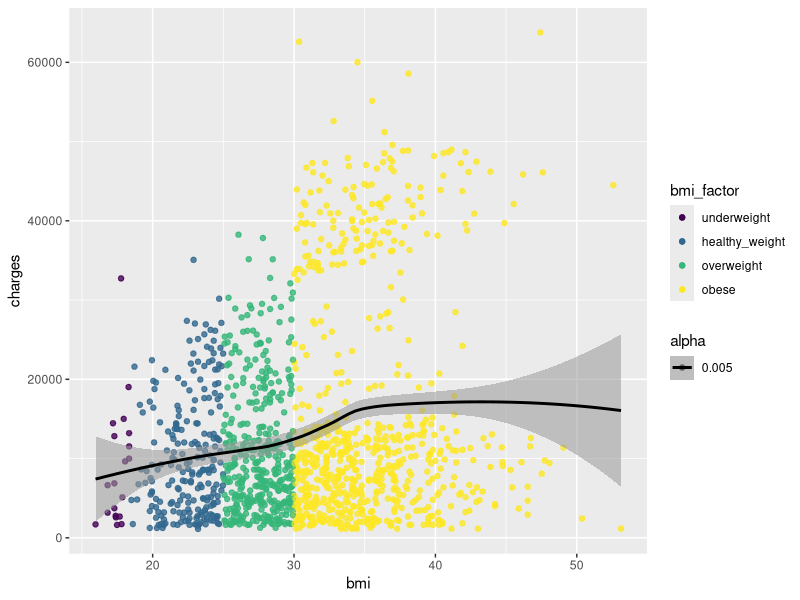
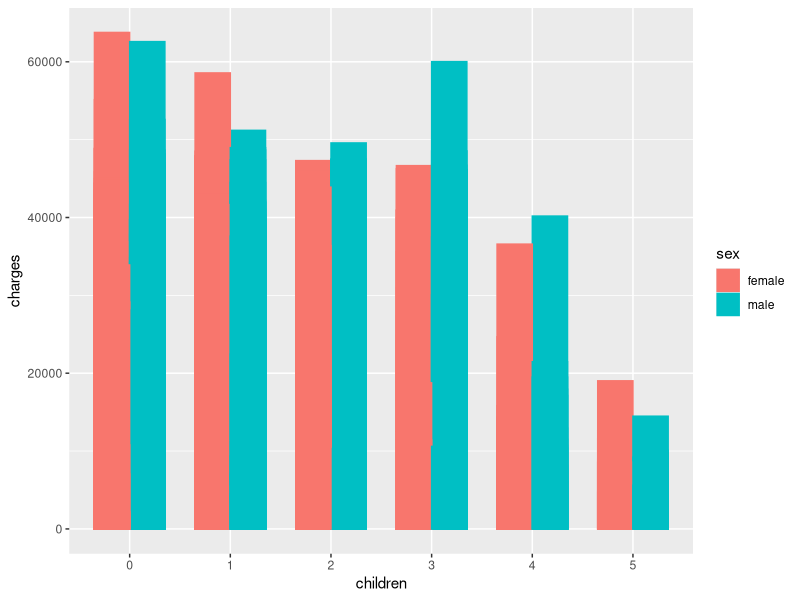
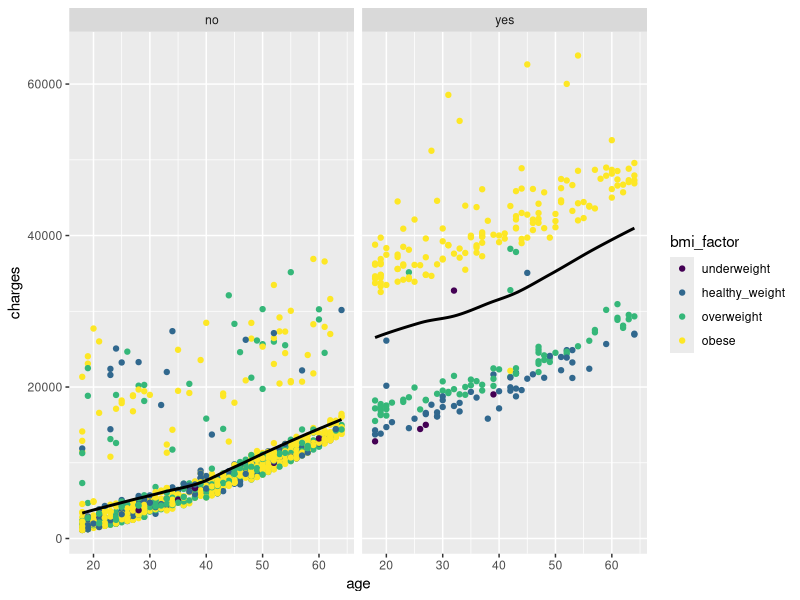
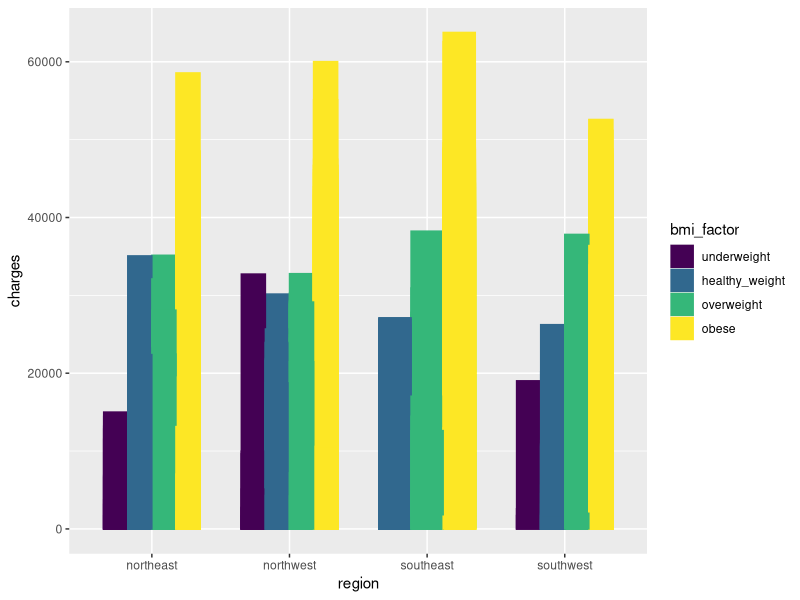
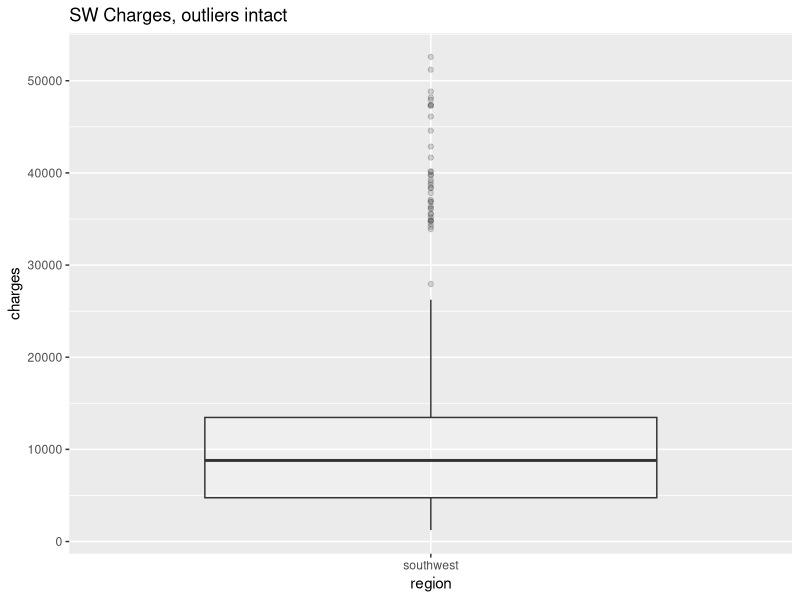
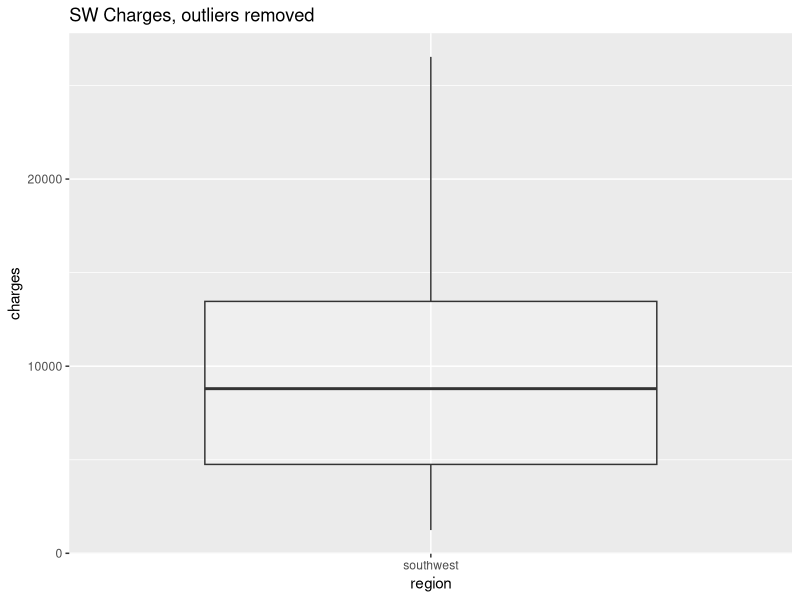
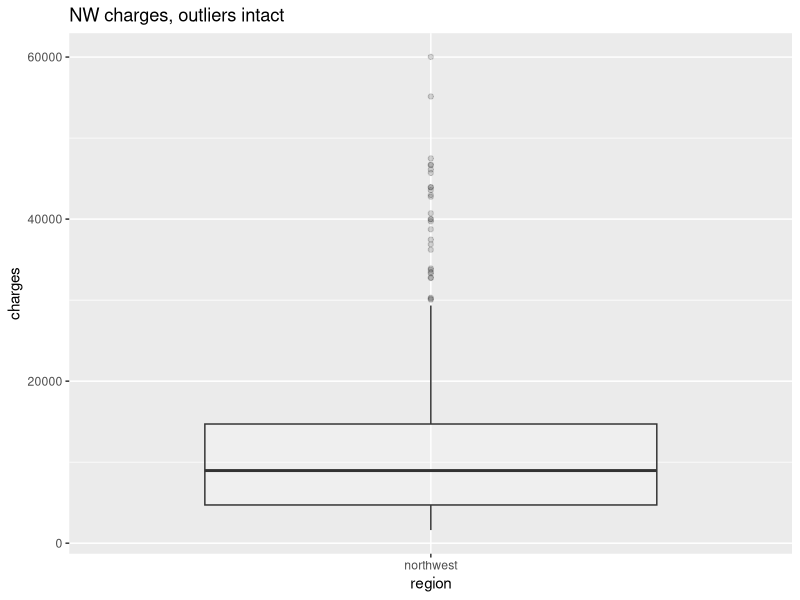
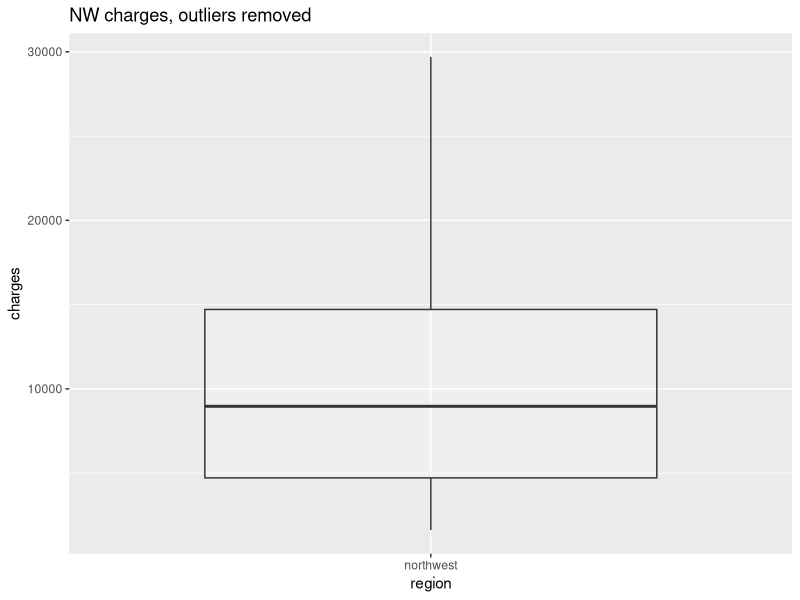

Here is the R script that generated these plots, in order:
## ---- chunk 1
health_charges <- read.csv("capstone_data.csv", header = TRUE)
head(health_charges)
str(health_charges)
## ---- chunk 2
library (dplyr)
health_charges <- health_charges %>% 
  mutate(bmi_factor = if_else ( bmi < 18.5, "underweight",
         if_else ( bmi >= 18.5 & bmi < 25, "healthy_weight", 
         if_else ( bmi >= 25 & bmi < 30, "overweight",
         if_else ( bmi >= 30, "obese", NA_character_)))))

health_charges$bmi_factor <- factor(health_charges$bmi_factor, 
                      levels = c("underweight", "healthy_weight", "overweight", "obese"),
                      ordered = TRUE)

health_charges <- health_charges[ , c(1:3, 8, 4:7)]

health_charges_clean <- health_charges

head(health_charges_clean)

## ---- chunk 3
shapiro.test(health_charges_clean$charges)
## ---- chunk 4
read.csv("health_charges_clean.csv")
## ---- chunk 5
library(ggplot2)
ggplot(health_charges_clean, 
       aes(x = bmi, y = charges, color = bmi_factor, alpha = .005 ))+
  geom_point() +
  geom_jitter() +
  geom_smooth (method = "loess", color = "black")
## ---- chunk 6

health_charges_clean$children <- as.factor(health_charges_clean$children)
ggplot(health_charges_clean, aes(x = children, y = charges, color = sex)) +
  geom_bar(stat = "identity", aes(color = sex, fill = sex), 
           width = .7, position = "dodge")
## ---- chunk 7
ggplot(health_charges_clean, aes(x = age, y = charges, color = bmi_factor), alpha = .02, size = .02) +
  geom_point(aes(color = bmi_factor, fill = bmi_factor))+
  facet_grid( . ~ smoker)+
  geom_smooth(se = FALSE, method = "loess", weight = .005, color = "black", alpha = .02 )
## ---- chunk 8
ggplot(health_charges_clean, aes(x = region, y = charges, color = bmi_factor))+
  geom_bar(stat = "identity", position = "dodge", 
           aes(color = bmi_factor, fill = bmi_factor), width = .7)
## ---- chunk 9

library(ggplot2)

health_charges_clean <- read.csv("health_charges_clean.csv", header=TRUE)

swdf <- health_charges_clean[which(health_charges_clean$region == "southwest") , ]

swmoddf <- swdf
swmod <- swmoddf$charges
qnt <- quantile(swmod, probs=c(.25, .75), na.rm = T)
H <- 1.5 * IQR(swmod, na.rm = T)
swmod[swmod < (qnt[1] - H)] <- (qnt[1] - H)
swmod[swmod > (qnt[2] + H)] <- (qnt[2] + H)
swmoddf$charges <- swmod

min(swdf$charges)
min(swmoddf$charges)
max(swdf$charges)
max(swmoddf$charges)

ggplot(swdf, aes(x = region, y = charges)) +
  geom_boxplot( alpha = .2) +
  ggtitle("SW Charges, outliers intact")

ggplot(swmoddf, aes(x = region, y = charges)) +
         geom_boxplot( alpha = .2) +
         ggtitle("SW Charges, outliers removed")


nwdf <- health_charges_clean[which(health_charges_clean$region == "northwest") , ]

nwmoddf <- nwdf
nwmod <- nwmoddf$charges
qnt <- quantile(nwmod, probs=c(.25, .75), na.rm = T)
H <- 1.5 * IQR(nwmod, na.rm = T)
nwmod[nwmod < (qnt[1] - H)] <- (qnt[1] - H)
nwmod[nwmod > (qnt[2] + H)] <- (qnt[2] + H)
nwmoddf$charges <- nwmod

min(nwdf$charges)
min(nwmoddf$charges)
max(nwdf$charges)
max(nwmoddf$charges)

ggplot(nwdf, aes(x = region, y = charges)) +
  geom_boxplot( alpha = .2) +
  ggtitle("NW charges, outliers intact")
 
ggplot(nwmoddf, aes(x = region, y = charges)) +
         geom_boxplot(alpha = .2) +
         ggtitle("NW charges, outliers removed") 

## ---- chunk 10

ggplot(health_charges_clean, aes(x = region, y = charges))+
  geom_boxplot( alpha = .2)

agef <- as.factor(health_charges_clean$age)
ggplot(health_charges_clean, aes(x = agef, y = charges))+ 
geom_boxplot(color = "black", size = 1, alpha = .2) +
geom_jitter(color = "green", size = 1, alpha = .2)


ggplot(health_charges_clean, aes(x = sex, y = charges))+ 
geom_boxplot(color = "black", size = 1, alpha = .2) +
geom_jitter(color = "green", size = 1, alpha = .2) 


ggplot(health_charges_clean, aes(x = bmi_factor, y = charges))+ 
geom_boxplot(color = "black", size = 1, alpha = .2) +
geom_jitter(color = "green", size = 1, alpha = .2)

childrenf <- as.factor(health_charges_clean$children)
ggplot(health_charges_clean, aes(x = children, y = charges))+ 
geom_boxplot(color = "black", alpha = .2) +
geom_jitter(color = "green", size = .5, alpha = .2) 


ggplot(health_charges_clean, aes(x = smoker, y = charges))+ 
geom_boxplot(color = "black", alpha = .2) +
geom_jitter(color = "green", size = .5, alpha = .2) 


ggplot(health_charges_clean, aes(x = region, y = charges))+ 
geom_boxplot(color = "black", alpha = .2) +
geom_jitter(color = "green", size = .5, alpha = .2) 



ggplot(health_charges_clean, aes(x = region, y = charges))+ 
geom_boxplot(color = "black", alpha = .2) +
geom_jitter(color = "green", size = .5, alpha = .2) 

